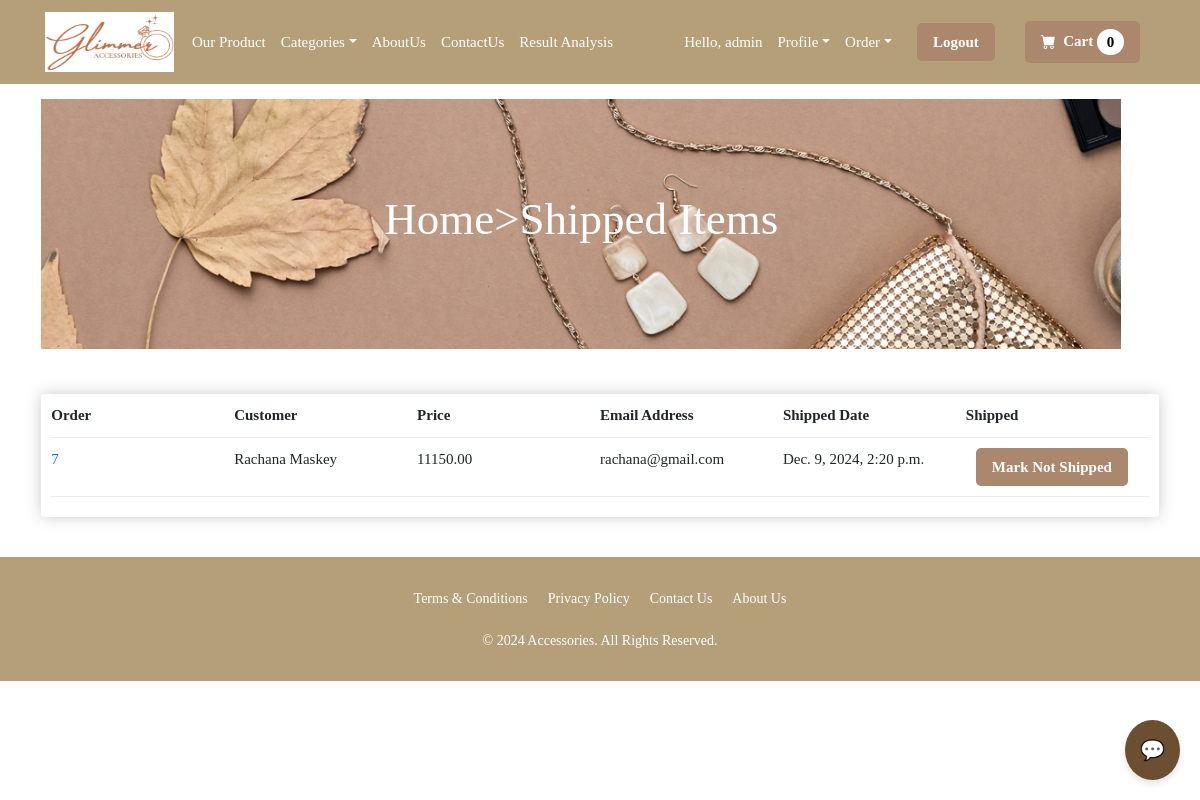
The page /payment/shipped_dash (signed in) on the database its author committed.
### payment/models.py (models this page shows, shortened)
class Order(models.Model):
    user=models.ForeignKey(User,on_delete=models.CASCADE,null=True,blank=True)
    full_name=models.CharField(max_length=250)
    email=models.EmailField(max_length=250)
    shipping_address=models.TextField(max_length=15000)
    amount_paid=models.DecimalField(max_digits=10,decimal_places=2)
    date_ordered=models.DateTimeField(auto_now_add=True)
    shipped=models.BooleanField(default=False)
    date_shipped=models.DateTimeField(blank=True,null=True)

### payment/views.py (the view, shortened to what this page needs)
# urls.py: path('shipped_dash', views.shipped_dash, name='shipped_dash'),
def shipped_dash(request):
    if request.user.is_authenticated and request.user.is_superuser:
        orders=Order.objects.filter(shipped=True)
        return render(request, "payment/shipped_dash.html", {"orders":orders})
    else:
        messages.success(request,"Access Denied")
        return redirect('home')

### cart/cart.py (called while the page is built)
    def __len__(self):
        return len(self.cart)

### cart/context_processors.py (called while the page is built)
def cart(request):
    return{'cart':Cart(request)}

### payment/templates/payment/shipped_dash.html (shortened to what this page needs)
{%extends 'main.html' %}
{%load static%}
{%block content%}
<html>
</html>
<header class="py-5">
    <div class="container">
            <div id="slider" style="height: 250px;">
                <figure>
                    <img src="{% static 'images/4.jpg' %}" alt="Image 1">
                </figure>
                <div class="overlay">
                    <h1>Home>Shipped Items</h1>
                </div>
    </div>
</header>
<div class="container" style="margin-bottom: 40px;">
    <div class="box-element">
        <div class="cart-row">
            <div style="flex:3"><strong>Order</strong></div>
            <div style="flex:3"><strong>Customer</strong></div>
            <div style="flex:3"><strong>Price</strong></div>
            <div style="flex:3"><strong>Email Address</strong></div>
            <div style="flex:3"><strong>Shipped Date</strong></div>
            <div style="flex:3"><strong>Shipped</strong></div>
        </div>
        {% for item in orders %}
            <div class="cart-row">
                <div style="flex:3"><a href="{%url 'orders' item.id%}">{{item.id}}</a></div>
                <div style="flex:3">{{item.full_name}}</div>
                <div style="flex:3">{{item.amount_paid}}</div>
                <div style="flex:3">{{item.email}}</div>
                <div style="flex:3">{{item.date_shipped}}</div>
                <div style="flex:3">
                    <form method="POST">
                        <button type="submit" class="custom-login-button">Mark Not Shipped</button>
                    </form>
                </div>
            </div>
        {%endfor%}
    </div>
</div>
{%endblock content%}

### ecommerce/templates/navbar.html (shortened to what this page needs)
{%load static%}
<nav class="navbar navbar-expand-lg navbar-light bg-light" >
    <div class="container-fluid px-4 px-lg-5">
        <a class="navbar-brand me-auto" href="{%url 'home'%}">
            <img id="logo" src="{% static 'images/logo1.png'%}" alt="picture" >
        </a>
        <div class="collapse navbar-collapse" id="navbarSupportedContent">
            <ul class="navbar-nav me-auto mb-2 mb-lg-0 ms-lg-4">
                <li class="nav-item">
                    <a class="nav-link active" aria-current="page" style="color: white;" href="{%url 'allproduct'%}">Our Product</a>
                </li>
                <li class="nav-item dropdown">
                    <a class="nav-link dropdown-toggle active" id="navbarDropdown" href="#" role="button" data-bs-toggle="dropdown" aria-expanded="false" style="color: white;">Categories</a>
                </li>
                <li class="nav-item">
                    <a class="nav-link active" aria-current="page" style="color: white;" href="{%url 'about'%}">AboutUs</a>
                </li>
                <li class="nav-item">
                    <a class="nav-link active" style="color: white;" href="{%url 'contact'%}">ContactUs</a>
                </li>
                <li class="nav-item">
                    <a class="nav-link active" style="color: white;" href="{%url 'result_analysis'%}">Result Analysis</a>
                </li>
            </ul>
            <div class="d-flex align-items-center">
                {% if user.is_authenticated %}
                    <span class="text-white me-3">Hello, {{ user.username }}</span>
                    <div class="dropdown me-3">
                        <a class="nav-link dropdown-toggle text-white" href="#" id="profileDropdown" role="button" data-bs-toggle="dropdown" aria-expanded="false">Profile</a>
                    </div>
                {% if user.is_superuser %}
                    <div class="dropdown me-3">
                        <a class="nav-link dropdown-toggle text-white" href="#" id="orderDropdown" role="button" data-bs-toggle="dropdown" aria-expanded="false">Order</a>
                    </div>
                {% endif %}
                    <a href="{% url 'logout' %}" class="custom-login-button me-3">Logout</a>
                {% else %}
                    <a href="{% url 'login' %}" class="custom-login-button me-3">Login/Register</a>
                {% endif %}
                    <a href="{% url 'cart_summary' %}" class="custom-login-button position-relative">
                        <i class="bi-cart-fill me-1"></i>
                        Cart
                        <span class=" badge rounded-pill" style="background-color: white; color: black;" id="cart_quantity">
                            {{ cart|length }}
                        </span>
                    </a>
            </div>
        </div>
    </div>
</nav>

### ecommerce/templates/main.html (style rules this page uses)
* { margin: 0; padding: 0; box-sizing: border-box; }

### payment/templates/payment/shipped_dash.html (style rules this page uses)
* { margin: 0; padding: 0; box-sizing: border-box; }
html, body { width: 100%; height: 100%; overflow-x: hidden; }
#slider { position: relative; width: 90vw; height: 70vh; overflow: hidden; }
#slider figure { display: flex; position: absolute; width: 800%; margin: 0; left: 0; top: 0; animation: sliderAnimation 15s infinite; }
#slider figure img { width: 90vw; height: 70vh; object-fit: cover; }
.overlay { position: absolute; top: 0; left: 0; width: 100%; height: 100%; background: rgba(0, 0, 0, 0); display: flex; flex-direction: column; justify-content: center; align-items: center; color: white; text-align: center; }
.overlay h1 { font-size: 3rem; margin-bottom: 10px; color: white; }

### rows shown on the page
Order: id "7", full_name "Rachana Maskey", amount_paid "11150.00", email "rachana@gmail.com", date_shipped "Dec. 9, 2024, 2:20 p.m."

### other values the page prints
{{ user.username }} "admin"
{{ cart|length }} "0"
